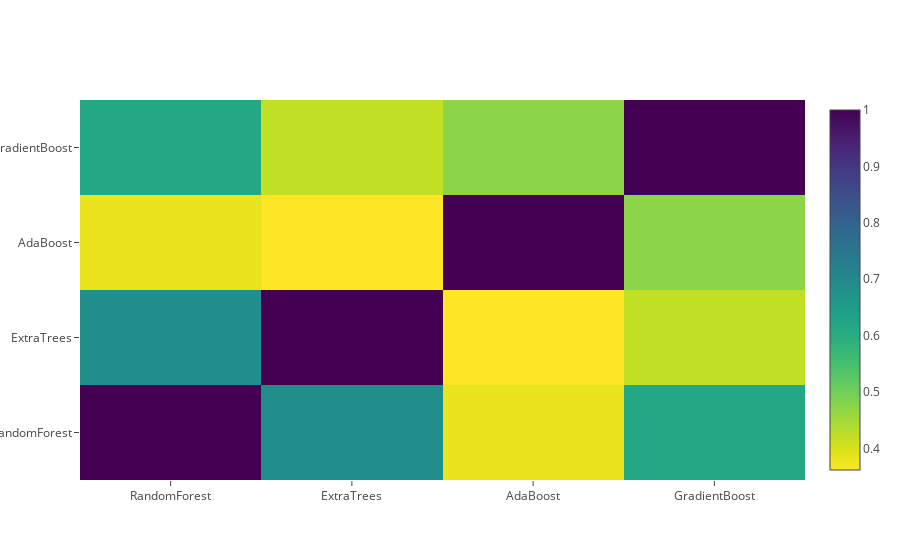

The code cell stored with this chart in its notebook:
### Code cell
data = [
    go.Heatmap(
        z= base_predictions_train.astype(float).corr().values ,
        x=base_predictions_train.columns.values,
        y= base_predictions_train.columns.values,
          colorscale='Viridis',
            showscale=True,
            reversescale = True
    )
]
py.iplot(data, filename='labelled-heatmap')

### Figure 1 — Plotly figure (JSON) as saved in the notebook; plotly's stock layout.template omitted (floating-point values rounded to 4 significant figures)
{"data": [{"colorscale": "Viridis", "reversescale": true, "showscale": true, "type": "heatmap", "uid": "3b6be687-9a44-4d0f-b7c2-09077e9a3106", "x": ["RandomForest", "ExtraTrees", "AdaBoost", "GradientBoost"], "y": ["RandomForest", "ExtraTrees", "AdaBoost", "GradientBoost"], "z": [[1, 0.6865, 0.3821, 0.6169], [0.6865, 1, 0.3618, 0.4207], [0.3821, 0.3618, 1, 0.4726], [0.6169, 0.4207, 0.4726, 1]]}], "layout": {}}
